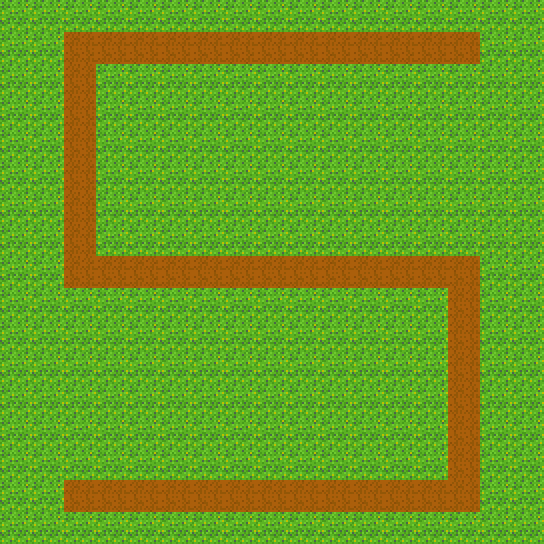

Tiled map render using the project's own tile images. Description and the whole map definition, tile-layer contents included, below:
An orthogonal 17x17 tile map with 32x32 px tiles, 1 tile layer (Tile Layer 1) and 6 objects (blue,1, red,1, 1,1, 2,1, 3,1, ...).

<map version="1.4" tiledversion="1.4.3" orientation="orthogonal" renderorder="right-down" width="17" height="17" tilewidth="32" tileheight="32" infinite="0" nextlayerid="3" nextobjectid="21">
 <editorsettings>
  <export target="." format="json" />
 </editorsettings>
 <tileset firstgid="1" source="../data/tilesetNew.tsx" />
 <layer id="1" name="Tile Layer 1" width="17" height="17" locked="1">
  <data encoding="csv">
20,20,20,20,20,20,20,20,20,20,20,20,20,20,20,20,20,
20,20,19,19,19,19,19,19,19,19,19,19,19,19,19,20,20,
20,20,19,20,20,20,20,20,20,20,20,20,20,20,20,20,20,
20,20,19,20,20,20,20,20,20,20,20,20,20,20,20,20,20,
20,20,19,20,20,20,20,20,20,20,20,20,20,20,20,20,20,
20,20,19,20,20,20,20,20,20,20,20,20,20,20,20,20,20,
20,20,19,20,20,20,20,20,20,20,20,20,20,20,20,20,20,
20,20,19,20,20,20,20,20,20,20,20,20,20,20,20,20,20,
20,20,19,19,19,19,19,19,19,19,19,19,19,19,19,20,20,
20,20,20,20,20,20,20,20,20,20,20,20,20,20,19,20,20,
20,20,20,20,20,20,20,20,20,20,20,20,20,20,19,20,20,
20,20,20,20,20,20,20,20,20,20,20,20,20,20,19,20,20,
20,20,20,20,20,20,20,20,20,20,20,20,20,20,19,20,20,
20,20,20,20,20,20,20,20,20,20,20,20,20,20,19,20,20,
20,20,20,20,20,20,20,20,20,20,20,20,20,20,19,20,20,
20,20,19,19,19,19,19,19,19,19,19,19,19,19,19,20,20,
20,20,20,20,20,20,20,20,20,20,20,20,20,20,20,20,20
</data>
 </layer>
 <objectgroup id="2" name="Object Layer 1" locked="1">
  <object id="1" name="blue,1" type="blue,1" gid="35" x="65.6133" y="513.081" width="32" height="32" />
  <object id="2" name="red,1" type="red,1" gid="36" x="448.48" y="63.7466" width="32" height="32" />
  <object id="17" type="1,1" gid="32" x="65" y="65" width="32" height="32" />
  <object id="18" type="2,1" gid="29" x="64" y="290" width="32" height="32" />
  <object id="19" type="3,1" gid="32" x="449" y="289" width="32" height="32" />
  <object id="20" type="4,1" gid="33" x="447" y="513" width="32" height="32" />
 </objectgroup>
</map>